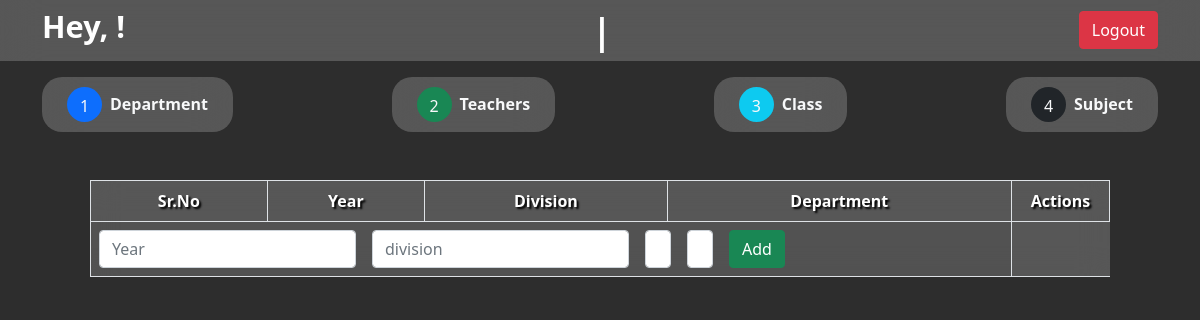
The app's page /Prospector/class.php, older data.
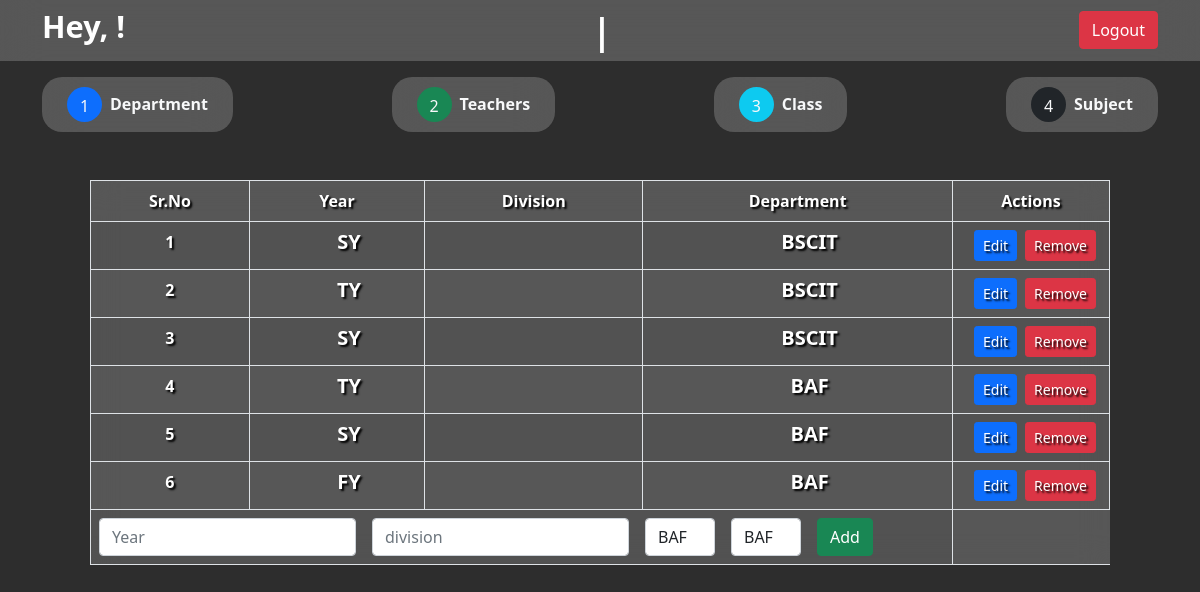
The same page, newer data.
### tables this page shows
CREATE TABLE `classes` (
  `id` int(255) NOT NULL,
  `year` varchar(10) NOT NULL,
  `department_id` int(255) NOT NULL
);

CREATE TABLE `departments` (
  `id` int(255) NOT NULL,
  `name` varchar(200) NOT NULL,
  `username` varchar(25) NOT NULL,
  `pwd` varchar(25) NOT NULL,
  `slug` varchar(200) NOT NULL
);

### Prospector/class.php (the view, shortened to what this page needs)
<?php include "../DB/db.php" ?>
<?php $cssFiles = "<link rel='stylesheet' href='../assets/css/student_profile.css'/>" ?>
<?php include "../includes/header.php" ?>
<div class="app">
    <?php include "../includes/navbar-Prospector_Student.php"?>
    <div class="container">
        <?php include "../includes/Categories_Prospector.php"?>
        <section id="allDepartment">
            <div class="table-responsive mt-5 mx-5">
                <table class="table table-striped table-hover table-bordered blurred-bg">
                    <thead>
                        <tr>
                            <th>Sr.No</th>
                            <th>Year</th>
                            <th>Division</th>
                            <th>Department</th>
                            <th>Actions</th>
                        </tr>
                    </thead>
                    <tbody>
                        <?php
                        $query = mysqli_query($con, "SELECT * FROM `classes`");
                        $srno = 0;
                        ?>
                        <?php while ($row = mysqli_fetch_assoc($query)) : ?>
                            <tr>
                                <td><?php echo ++$srno; ?></td>
                                <td>
                                    <h5 class="fw-bold d-flex align-items-center justify-content-center ps-4 subject"><?php echo $row['year']; ?></h5>
                                </td>
                                <td>
                                </td>
                                <td>
                                    <h5 class="fw-bold d-flex align-items-center justify-content-center ps-4 subject">
                                        <?php
                                        $dquery = mysqli_query($con, "SELECT * FROM `departments` WHERE id = " . $row['department_id']);
                                        $department = mysqli_fetch_assoc($dquery);
                                        ?>
                                        <?php echo $department['name']; ?>
                                    </h5>
                                </td>
                                <td>
                                    <div class="d-flex justify-content-center">
                                        <a href="class.php?edit=true&id=<?php echo $row['id'] ?>" class="ms-2 btn btn-primary btn-sm">Edit</a>
                                        <a href="class.php?delete=true&id=<?php echo $row['id'] ?>" class="ms-2 btn btn-danger btn-sm">Remove</a>
                                    </div>
                                </td>
                            </tr>
                        <?php endwhile; ?>
                        <tr>
                            <td colspan="4">
                                <form method="POST" action="class.php" class="d-flex">
                                    <div class="me-3">
                                        <input name="year" type="text" class="form-control" placeholder="Year" aria-label="year" required value="<?php echo isset($isEditing) ? $editData['year'] : '' ?>" />
                                    </div>
                                    <div class="me-3">
                                        <input name="division" type="text" class="form-control" placeholder="division" aria-label="division" required value="<?php echo isset($isEditing) ? $editData['division'] : '' ?>" />
                                    </div>
                                    <div class="me-3">
                                        <?php $dquery = mysqli_query($con, "SELECT * FROM `departments`;"); ?>
                                        <select name="department_id" class="form-control">
                                            <?php while ($d = mysqli_fetch_assoc($dquery)) : ?>
                                                <option value="<?php echo $d['id'] ?>" <?php echo isset($isEditing) && $editData['department_id'] == $d['id'] ? 'selected' : '' ?>><?php echo $d['name'] ?></option>
                                            <?php endwhile; ?>
                                        </select>
                                    </div>
                                    <div class="me-3">
                                        <?php $dquery = mysqli_query($con, "SELECT * FROM `departments`;"); ?>
                                        <select name="teacher_id" class="form-control">
                                            <?php while ($d = mysqli_fetch_assoc($dquery)) : ?>
                                                <option value="<?php echo $d['id'] ?>" <?php echo isset($isEditing) && $editData['department_id'] == $d['id'] ? 'selected' : '' ?>><?php echo $d['name'] ?></option>
                                            <?php endwhile; ?>
                                        </select>
                                    </div>
                                    <div class="me-3">
                                        <button name="<?php echo isset($isEditing) ? 'editclass' : 'addclass'; ?>" type="submit" class="btn btn-success">
                                            <?php if (isset($isEditing)) {
                                                echo "Update";
                                            } else {
                                                echo "Add";
                                            } ?>
                                        </button>
                                    </div>
                                </form>
                            </td>
                        </tr>
                    </tbody>
                </table>
            </div>
        </section>
    </div>
</div>
<?php include "../includes/footer.php" ?>

### includes/header.php (shortened to what this page needs)
<!DOCTYPE html>
<html lang="en">
<head>
	<link rel="stylesheet" href="/assets/css/bootstrap.min.css" />
	<link rel="stylesheet" href="/assets/css/style.css" />
	<?php echo $cssFiles ?>
</head>
<body>

### includes/navbar-Prospector_Student.php
<nav class="navbar bg-primary navbar-dark py-2 justify-content-between">
    <div class="container">
        <h3>
            <a class="navbar-brand"><?php echo "Hey, ".explode(" ",$_SESSION['name'])[1]." !" ?></a>
            <h2><a class="navbar-brand"><?php echo "<b>".$_SESSION['student_department']." | ".$_SESSION['student_year']."</b>"?></a></h2>
        </h3>
        <div>
            <a href="logout.php?student_id=<?php echo $_SESSION['student_id'] ?>" class="btn btn-danger">Logout</a>
        </div>
    </div>
</nav>

### includes/Categories_Prospector.php
<section id="allCategories" class="d-flex justify-content-between mt-3 tabs">
    <a class="btn btn-light d-flex align-items-center" href="index.php">
        <div class="btn rounded-circle text-light bg-primary me-2" style="width: 35px; height: 35px">
            1
        </div>
        <div class="text-light">Department</div>
    </a>
    <a class="btn btn-light d-flex align-items-center" href="Teacher.php">
        <div class="btn rounded-circle text-light bg-success me-2" style="width: 35px; height: 35px">
            2
        </div>
        <div class="text-light">Teachers</div>
    </a>
    <a class="btn btn-light d-flex align-items-center" href="class.php">
        <div class="btn rounded-circle text-light bg-info me-2" style="width: 35px; height: 35px">
            3
        </div>
        <div class="text-light">Class</div>
    </a>
    <a class="btn btn-light d-flex align-items-center" href="subject.php">
        <div class="btn rounded-circle text-light bg-dark me-2" style="width: 35px; height: 35px">
            4
        </div>
        <div class="text-light">Subject</div>
    </a>
</section>

### includes/footer.php (shortened to what this page needs)
</body>
</html>

### assets/css/style.css (style rules this page uses)
* { margin: 0; padding: 0; box-sizing: border-box; }
.app { width: 100vw; height: 100vh; background-color: rgba(45, 45, 45); overflow-y: auto; }
h2, h5 { margin: 0; }
.navbar-brand { color: white; font-weight: bold; font-size: 1.1em; }
.subject { height: 100%; }
.navbar { background: rgba(255, 255, 255, 0.2) !important; backdrop-filter: blur(20px) !important; }
.blurred-bg { background: rgba(255, 255, 255, 0.2) !important; backdrop-filter: blur(15px) !important; }
.blurred-bg tr, .blurred-bg td { color: white; text-shadow: 2px 2px 2px #000; font-weight: bold; background-color: transparent; text-align: center; }

### assets/css/student_profile.css (style rules this page uses)
.tabs > a { padding: 10px 25px; background: rgba(255, 255, 255, 0.2); backdrop-filter: blur(20px); color: white; border: none; font-weight: bold; border-radius: 20px; transition: 0.2s all; }

Row changes from the older to the newer data that the page shows:
added classes: year "SY", department.name "BSCIT"
added classes: year "TY", department.name "BSCIT"
added classes: year "SY", department.name "BSCIT"
added classes: year "TY", department.name "BAF"
added classes: year "SY", department.name "BAF"
added classes: year "FY", department.name "BAF"
Text that changed along with them:
form field department_id: (not shown) → "BAF"
form field teacher_id: (not shown) → "BAF"
